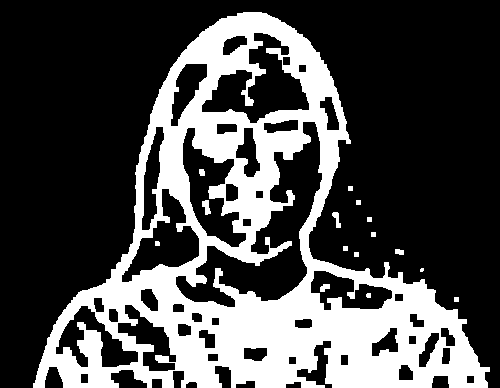
#> input picture backend/temp/1edfbd18-12e1-4241-ae72-c5d4666749bc/adjusted.png, 500 x 388 px; its folder holds only this picture in this run
$ python -i camera_controller.py   (imports and definitions only)
#> lines starting #> are read from the running program, lines starting #| are printed output that depends on the picture; after the words box and inside, x2 and y2 are one past the last pixel; in counts of white or black regions, pixels touching at a corner belong together
# import cv2
# import numpy as np
# from app.models.camera import Camera

# global_camera = Camera()

# def gen(camera):
#     while True:
#         frame = camera.get_frame()
#         if frame:
#             # Convert the frame to a numpy array
#             np_frame = np.frombuffer(frame, dtype=np.uint8)
#             # Decode the image
#             img = cv2.imdecode(np_frame, cv2.IMREAD_COLOR)
#             # Flip the image horizontally
#             img_flipped = cv2.flip(img, 1)
#             # Encode the flipped image back to JPEG format
#             _, jpeg = cv2.imencode('.jpg', img_flipped)
#             # Convert the encoded image to bytes
#             frame_flipped = jpeg.tobytes()

#             yield (b'--frame\r\n'
#                    b'Content-Type: image/jpeg\r\n\r\n' + frame_flipped + b'\r\n\r\n')


# # from flask import Blueprint, request, jsonify
# # from PIL import Image
# # import base64
# # import io
# # import cv2
# # import numpy as np

# # bp = Blueprint('camera', __name__)

# # @bp.route('/api/upload', methods=['POST'])
# # def upload_image():
# #     data = request.get_json()
# #     image_data = data['image']

# #     # Decode the image
# #     image_data = image_data.split(",")[1]  # Remove metadata
# #     image = Image.open(io.BytesIO(base64.b64decode(image_data)))

# #     # Convert image to OpenCV format for processing
# #     open_cv_image = cv2.cvtColor(np.array(image), cv2.COLOR_RGB2BGR)

# #     # Example processing logic to create an outline
# #     gray = cv2.cvtColor(open_cv_image, cv2.COLOR_BGR2GRAY)
# #     gray = cv2.medianBlur(gray, 5)
# #     edges = cv2.adaptiveThreshold(gray, 255, cv2.ADAPTIVE_THRESH_MEAN_C, cv2.THRESH_BINARY, 9, 9)
# #     color = cv2.bilateralFilter(open_cv_image, 9, 300, 300)
# #     cartoon = cv2.bitwise_and(color, color, mask=edges)

# #     # Save the cartoon (outline) image
# #     cartoon_image = Image.fromarray(cv2.cvtColor(cartoon, cv2.COLOR_BGR2RGB))
# #     cartoon_image.save("output_cartoon.png")  # Save outline image

# #     # Return the outline image path as response
# #     return jsonify({'status': 'success', 'outline': "output_cartoon.png"}), 200

import cv2
import numpy as np
import logging

def remove_background(image_path):
    try:
        logging.info(f"Removing background for image: {image_path}")

        # Read the image
        image = cv2.imread(image_path)
#> image is the input picture: shape (388, 500, 3); 29.4% white; 16 white regions (1 under 20 px), largest, box (x1, y1, x2, y2) and area: (33, 12, 490, 388) 56579, (202, 200, 211, 215) 86, (332, 212, 341, 228) 77
        if image is None:
            raise FileNotFoundError(f"Image not found at path: {image_path}")

        # Convert to grayscale
        gray = cv2.cvtColor(image, cv2.COLOR_BGR2GRAY)

        # Apply a binary threshold to get a binary image
        _, binary = cv2.threshold(gray, 150, 255, cv2.THRESH_BINARY_INV)
#> binary: shape (388, 500); 70.6% white; 16 black regions (1 under 20 px)

        # Find contours
        contours, _ = cv2.findContours(binary, cv2.RETR_EXTERNAL, cv2.CHAIN_APPROX_SIMPLE)
#> contours = 53 contours; largest, box (x1, y1, x2, y2) and area: (0, 0, 500, 388) 101884, (176, 122, 322, 307) 8110, (202, 33, 309, 123) 4090, (183, 128, 246, 247) 3029, (122, 189, 199, 282) 2798

        # Create a mask for the foreground
        mask = np.zeros_like(image)
        cv2.drawContours(mask, contours, -1, (255, 255, 255), thickness=cv2.FILLED)
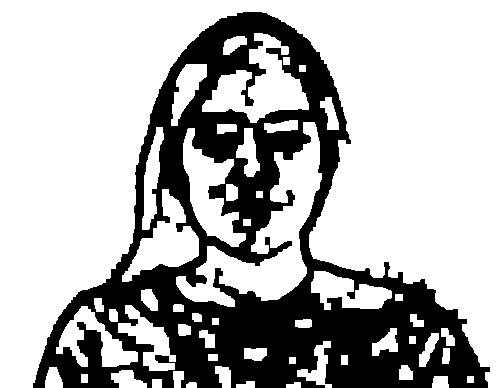
#> mask: shape (388, 500, 3); 70.8% white; 1 black region, box (x1, y1, x2, y2) and area: (33, 12, 490, 388) 56579

        # Extract the foreground
        foreground = cv2.bitwise_and(image, mask)
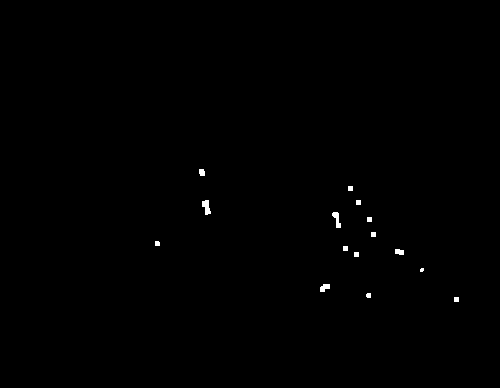
#> foreground: shape (388, 500, 3); 0.28% white; 15 white regions (1 under 20 px), largest, box (x1, y1, x2, y2) and area: (202, 200, 211, 215) 86, (332, 212, 341, 228) 77, (320, 284, 330, 292) 58

        logging.info("Background removed successfully")
        return foreground

    except Exception as e:
        logging.error(f"Error removing background: {str(e)}")
        raise

>>> result = remove_background('../../backend/temp/1edfbd18-12e1-4241-ae72-c5d4666749bc/adjusted.png')
